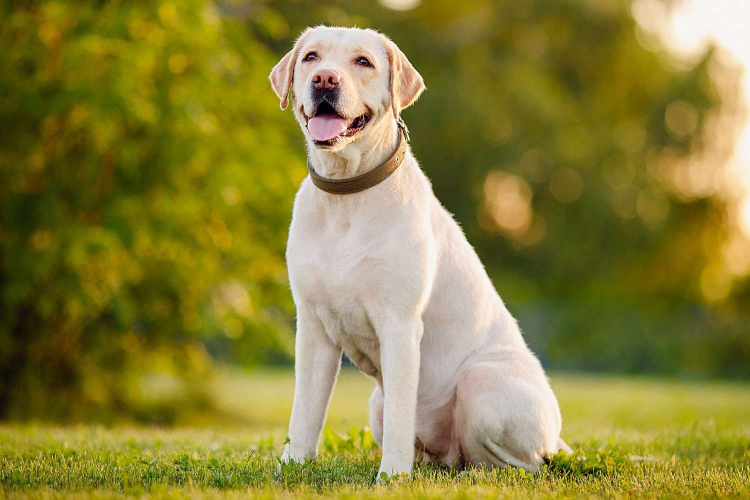
#> input picture assets/dog.jpg, 1500 x 1000 px (shown at 1/2 size)
$ python opencv_test.py
#> lines starting #> are read from the running program, lines starting #| are printed output that depends on the picture
# import open cv
import cv2

# load image
# imread("path to the image, mode to load the image")
"""
Different modes
---------------------------
cv2.IMREAD_COLOR or -1      : Loads the color image. It's the default flag
cv2.IMREAD_GRAYSCALE or 0   : Loads the img in grayscale
cv2.IMREAD_UNCHANGED or 1   : Loads the img with alpha channel

mode is not necessary unless you want the image to appeare in grayscale and all
"""

# you can give differnt variable names for each one
img = cv2.imread("./assets/dog.jpg")
#> img is the input picture: shape (1000, 1500, 3); mean B, G, R 57.3, 128.2, 137

# resize the image
img = cv2.resize(img, (400,400))
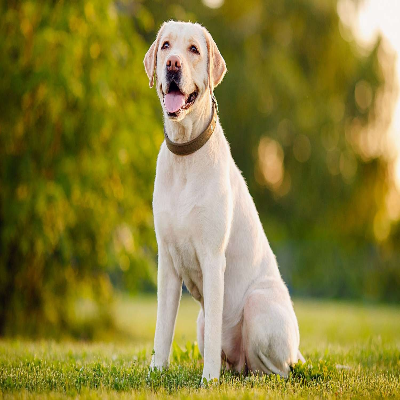
#> img: shape (400, 400, 3); mean B, G, R 57.3, 128.1, 136.9

# rotate the image
img = cv2.rotate(img, cv2.ROTATE_180)
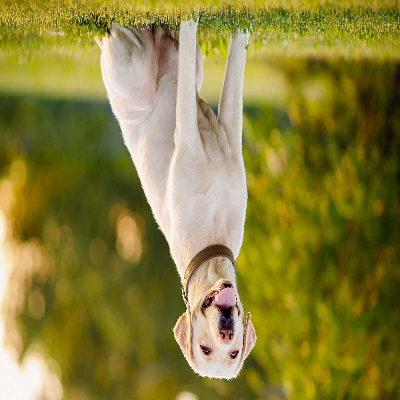
#> img: shape (400, 400, 3); mean B, G, R 57.3, 128.1, 136.9
# display image
cv2.imshow("Window Name", img)

# close the window
# waitKey(0) means it will wait for infinite amount of time until any key is pressed
# if waitKey(4) it will wait for 4 sec then close automatically
cv2.waitKey(0)
# destroy all windows
cv2.destroyAllWindows()
